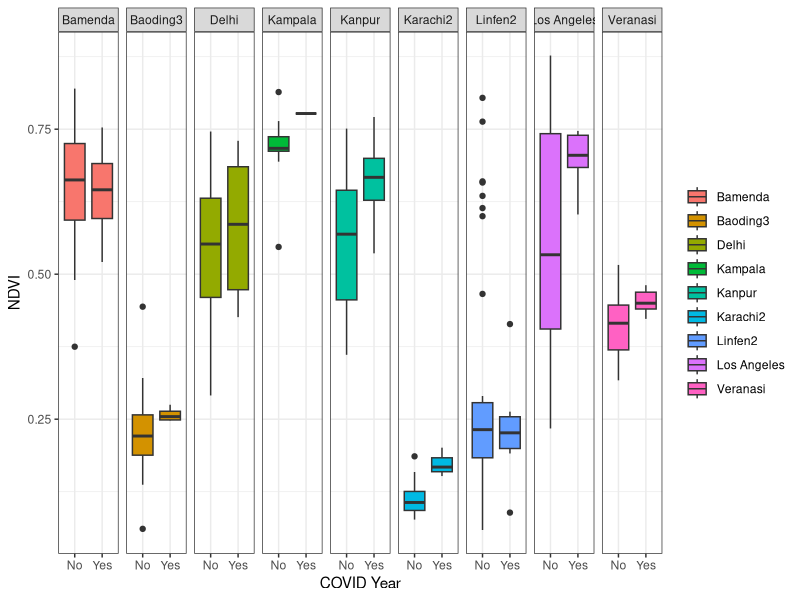
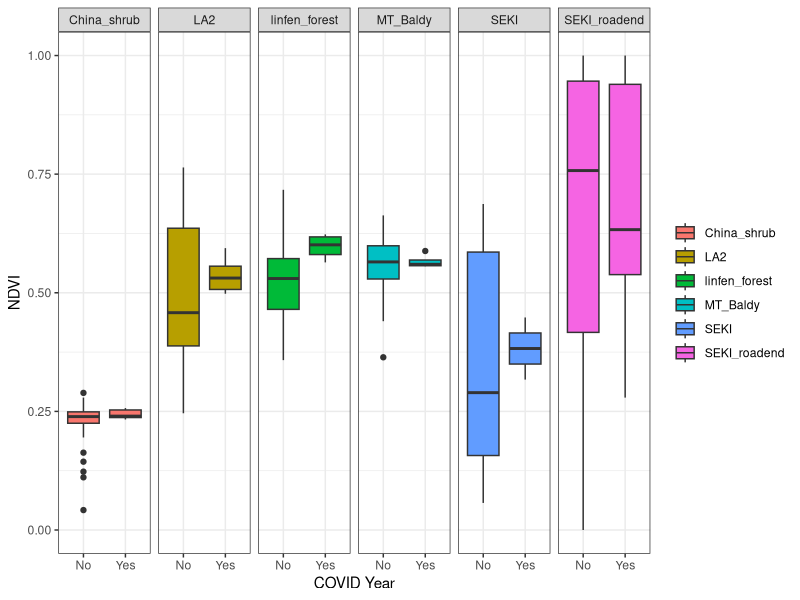

Here is the R script that generated these plots, in order:

library(tidyverse)

##reading in data

city_dat=read_csv("Data/Top8plusLA.csv")
remote_loc=read_csv("Data/remote_locations.csv")


##figures

##figure of 8 top polluted cities and los angeles
city_plot=ggplot(city_dat, aes(x=factor(COVID), y=ndvi, fill=city))+
  geom_boxplot()+
  facet_grid(.~city)+
  theme_bw()+
  ylab("NDVI")+xlab("COVID Year")+
  theme(legend.title = element_blank())

city_plot

##Figure of remote locations in the US, China, and India

remote_plot=ggplot(remote_loc, aes(x=factor(COVID), y=ndvi, fill=city))+
  geom_boxplot()+
  facet_grid(.~city)+
  theme_bw()+
  ylab("NDVI")+xlab("COVID Year")+
  theme(legend.title = element_blank())
remote_plot



